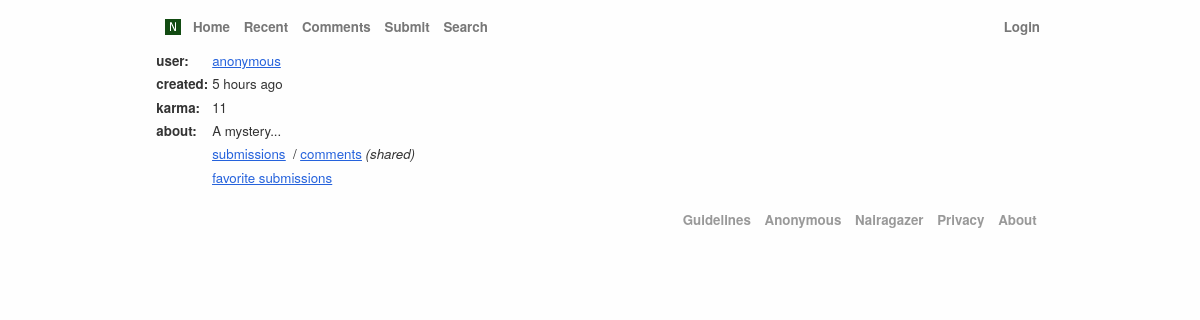
Screenshot of /u/anonymous with the database file from the repository.
### app/models.py (models this page shows, shortened)
class User(db.Model, UserMixin):
    id = db.Column(db.Integer, primary_key=True)
    ip_address = db.Column(db.Text, nullable=True)
    username = db.Column(db.String(30), nullable=False)
    firstname = db.Column(db.String(30), nullable=True)
    lastname = db.Column(db.String(20), nullable=True)
    email = db.Column(db.String(100),unique=True, nullable=True)
    password = db.Column(db.String(20), nullable=False)
    bio = db.Column(db.String(300), nullable=True)
    avatar = db.Column(db.Text, nullable=True)
    location = db.Column(db.Text, nullable=True)
    twitter = db.Column(db.Text, nullable=True)
    karma = db.Column(db.Integer, default=1)
    state = db.Column(db.Integer, nullable=False, default=1)
    flag = db.Column(db.Integer, nullable=False, default=0)
    deleted = db.Column(db.Integer, default=0)
    posts = db.relationship('Post', backref='author', lazy=True)
    votes = db.relationship('Vote', backref='author', lazy=True)
    hides = db.relationship('Hide', backref='author', lazy=True)
    faves = db.relationship('Favourite', backref='author', lazy=True)
    flags = db.relationship('Flag', backref='author', lazy=True)
    groups = db.relationship('Group', backref='author', lazy=True)
    joined = db.relationship('Member', backref='author', lazy=True)
    roles = db.relationship('Role', backref='author', lazy=True)
    misc = db.Column(db.Text, nullable=True)
    timestamp = db.Column(db.DateTime, nullable=False, default=datetime.utcnow)

### app/author/routes.py (the view)
@author.route('/u/<string:username>',methods=['GET'])
def profile(username):
    username = username.lower().strip()
    if username:
        user = User.query.filter_by(username=username).first()
        if user:
            if current_user == user and current_user.is_authenticated:
                return render_template("profile.html",title="Profile",tab="profile",user=user,pagename=f"{user.username}'s profile")
            else:
                return render_template("user.html",title="Profile",tab="profile",user=user,pagename=f"{user.username}'s profile")
    return abort(404)

### app/utils.py (called while the page is built)
def get_sec_diff_str(date):
    if date is None:
        return
    diff = datetime.utcnow() - date
    if diff.days > 14 or diff.days < 0:
        return date.strftime('%a %b %d, %y')
    elif diff.days == 1:
        return '1 day ago'
    elif diff.days > 1:
        return '{0} days ago'.format(diff.days)
    elif diff.seconds <= 1:
        return 'just now'
    elif diff.seconds < 60:
        return '{0} seconds ago'.format(diff.seconds)
    elif diff.seconds < 120:
        return '1 minute ago'
    elif diff.seconds < 3600:
        return '{0} minutes ago'.format(diff.seconds // 60)
    elif diff.seconds < 7200:
        return '1 hour ago'
    else:
        return '{0} hours ago'.format(diff.seconds // 3600)

### app/templates/user.html
{% extends "layout.html" %}
{% block content %}
<tr>
    <td>
        <table border="0">
            <tbody>
                <tr class="athing">
                    <td valign="top" class="fw-bold">user:</td>
                    <td>
                        <a href="{{ url_for('author.profile',username=user.username) }}" class="nguser">{{ user.username }}</a>
                    </td>
                </tr>
                <tr>
                    <td valign="top" class="fw-bold">created:</td>
                    <td>
                        <span>{{ get_sec_diff_str(user.timestamp) }}</span>
                    </td>
                </tr>
                <tr>
                    <td valign="top" class="fw-bold">karma:</td>
                    <td>
                        {{ user.karma }}
                    </td>
                </tr>
                <tr>
                    <td valign="top" class="fw-bold">about:</td>
                    <td style="max-width: 400px;">
                        {{user.bio if user.bio else 'A mystery...'}}
                    </td>
                </tr>
                <tr>
                    <td></td>
                    <td><a href="{{url_for('author.submitted',id=user.username)}}"><u>submissions</u></a> &nbsp;/&nbsp;<a href="{{url_for('author.comments',id=user.username)}}"><u>comments</u></a>&nbsp;<span><i>(shared)</i></span></td>
                </tr>
                <tr>
                    <td></td>
                    <td>
                        <a href="{{ url_for('author.favorites',id=user.username) }}"><u>favorite submissions</u></a>
                    </td>
                </tr>
            </tbody>
        </table>
    </td>
</tr>
{% endblock %}

### app/templates/layout.html (shortened to what this page needs)
<!DOCTYPE html>
<html lang="en">
<head>
    <link rel="stylesheet" href="{{url_for('static',filename='style.css')}}">
</head>
<body>
    <div id="wrapper">
        <div id="header">
            <div id="headerleft">
                <a id="l_holder" style="background-color: transparent;" href="{{ url_for('main.home',_external=True) }}"></a>
                <span class="headerlinks">
                    <a href="{{ url_for('main.home',_external=True) }}" class="{{ 'cur_url' if tab == 'top' else '' }}">{{ 'Naira Threads' if tab == "top" else "Home" }}</a>
                    <a href="{{url_for('main.new',_external=True)}}" class="{{ 'cur_url' if tab == 'new' else '' }}">Recent</a>
                    <a href="{{url_for('main.newcomments',_external=True)}}" class="{{ 'cur_url' if tab == 'newcomments' else '' }}">Comments</a>
                    <a href="{{ url_for('post.submit',_external=True) }}" class="{{ 'cur_url' if tab == 'submit' else '' }}">Submit</a>
                    <a href="{{ url_for('main.search',_external=True) }}" class="{{ 'cur_url' if tab == 'search' else '' }}">Search</a>
                </span>
            </div>
            <div id="headerright">
                <span class="headerlinks">
                    {% if current_user.is_authenticated %}
                        {% if current_user.is_admin() %}
                            <a href="{{url_for('admin.admin_panel')}}" class="{{ 'cur_url' if tab == 'admin' else '' }}">Admin</a>
                        {% endif %}
                        <a id="me" href="{{url_for('author.profile',username=current_user.username,_external=True)}}" class="{{ 'cur_url' if tab == 'profile' else '' }}">Profile</a>
                        <a id="logout" href="{{ url_for('auth.logout',_external=True) }}">Logout</a>
                    {% else %}
                        <a href="{{ url_for('auth.login',_external=True) }}" class="{{ 'cur_url' if tab == 'login' else '' }}">Login</a>
                    {% endif %}
                </span>
            </div>
        </div>
        <div id="inside">
            {% block content %}
            {% endblock %}
            <div id="footer">
                <a href="{{url_for('main.rules')}}">Guidelines</a>
                <a href="{{url_for('main.anonymous')}}">Anonymous</a>
                <a href="http://www.nairagazer.com" target="blank">Nairagazer</a>
                <a href="{{url_for('main.privacy')}}">Privacy</a>
                <a href="{{url_for('main.about')}}">About</a>
            </div>
        </div>
    </div>
</body>
</html>

### app/static/style.css (style rules this page uses)
body { --primary-color: rgb(10, 167, 10); }
.fw-bold { font-weight: bold }
html { overflow-y: scroll; }
body, textarea, input, button { font-family: "helvetica neue", arial, sans-serif; font-size: 10pt; color: #333; line-height: 1.45em; }
body { background-color: #fefefe; }
a { color: #2562dc; cursor: pointer; }
div#wrapper { margin-left: auto; margin-right: auto; padding-bottom: 2em; width: 100%; max-width: 900px; }
div#inside { margin-left: 0.25em; margin-right: 0.25em; }
#header { font-weight: bold; padding: 5px 10px; margin-top: 1em; margin-bottom: 0.5em; line-height: 18px; }
#headerleft { float: left; }
#l_holder { background-position: center; float: left; display: block; width: 16px; height: 16px; padding: 1px; margin-left: 4px; margin-right: 11px; }
.headerlinks a { color: #777; text-decoration: none; padding-right: 0.75em; }
#headerright { float: right; text-align: right; }
#headerright .headerlinks a { padding-right: 0; padding-left: 0.75em; }
div#footer { float: right; font-weight: bold; margin-top: 1.5em; padding-right: 10px; }
div#footer a { color: #999; text-decoration: none; padding-left: 0.75em; }
#l_holder { position: relative; }
#l_holder:after { content: ''; background: transparent url(/static/n.png) no-repeat center; position: absolute; top: 0; left: 0; bottom: 0; right: 0; }

### rows the page displays
User: username "anonymous", timestamp "5 hours ago", karma "11", bio "A mystery..."

### other values shown
{{ 'Naira Threads' if tab == "top" else "Home" }} "Home"
